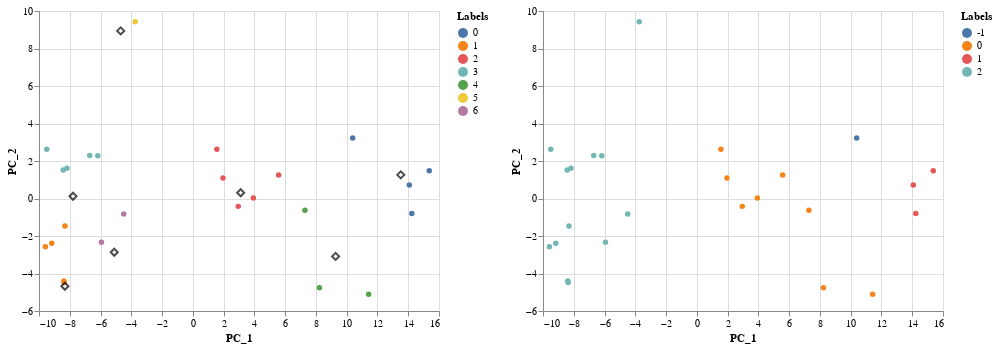

The notebook cell saved with this chart:
### Code cell
# Side by side comparison
alt.hconcat (k_means_chart, optics_chart).resolve_scale(color='independent')

### Figure 1 — Vega-Lite specification as saved in the notebook (floating-point values rounded to 4 significant figures)
{"config": {"view": {"continuousWidth": 400, "continuousHeight": 300}}, "hconcat": [{"layer": [{"data": {"name": "data-d22941b293555d81b4a50fd332a8106a"}, "mark": {"type": "circle", "opacity": 1}, "encoding": {"color": {"type": "nominal", "field": "Labels", "legend": {}}, "x": {"type": "quantitative", "field": "PC_1"}, "y": {"type": "quantitative", "field": "PC_2"}}}, {"data": {"name": "data-28dade3819bb1965756b166e362f3f72"}, "mark": {"type": "point", "color": "black", "opacity": 0.7, "shape": "diamond", "size": 50}, "encoding": {"x": {"type": "quantitative", "field": "PC_1"}, "y": {"type": "quantitative", "field": "PC_2"}}}]}, {"data": {"name": "data-f03851a739a73d90d5d40a330f13c553"}, "mark": {"type": "circle", "opacity": 1}, "encoding": {"color": {"type": "nominal", "field": "Labels", "legend": {}}, "x": {"type": "quantitative", "field": "PC_1"}, "y": {"type": "quantitative", "field": "PC_2"}}}], "resolve": {"scale": {"color": "independent"}}, "$schema": "https://vega.github.io/schema/vega-lite/v4.8.1.json", "datasets": {"data-d22941b293555d81b4a50fd332a8106a": [{"PC_1": 8.23, "PC_2": -4.758, "Labels": 4}, {"PC_1": -8.386, "PC_2": -4.399, "Labels": 1}, {"PC_1": 10.39, "PC_2": 3.223, "Labels": 0}, {"PC_1": -9.583, "PC_2": -2.577, "Labels": 1}, {"PC_1": -9.171, "PC_2": -2.384, "Labels": 1}, {"PC_1": -6.703, "PC_2": 2.288, "Labels": 3}, {"PC_1": 15.37, "PC_2": 1.479, "Labels": 0}, {"PC_1": 14.23, "PC_2": -0.7969, "Labels": 0}, {"PC_1": 3.933, "PC_2": 0.02152, "Labels": 2}, {"PC_1": 1.958, "PC_2": 1.087, "Labels": 2}, {"PC_1": 5.577, "PC_2": 1.255, "Labels": 2}, {"PC_1": 7.284, "PC_2": -0.6214, "Labels": 4}, {"PC_1": 1.563, "PC_2": 2.624, "Labels": 2}, {"PC_1": -8.179, "PC_2": 1.619, "Labels": 3}, {"PC_1": -8.427, "PC_2": 1.525, "Labels": 3}, {"PC_1": -4.495, "PC_2": -0.8285, "Labels": 6}, {"PC_1": -8.363, "PC_2": -4.485, "Labels": 1}, {"PC_1": -5.941, "PC_2": -2.333, "Labels": 6}, {"PC_1": -6.179, "PC_2": 2.285, "Labels": 3}, {"PC_1": 11.43, "PC_2": -5.112, "Labels": 4}, {"PC_1": 2.952, "PC_2": -0.4196, "Labels": 2}, {"PC_1": -8.314, "PC_2": -1.468, "Labels": 1}, {"PC_1": 14.07, "PC_2": 0.7241, "Labels": 0}, {"PC_1": -3.746, "PC_2": 9.422, "Labels": 5}, {"PC_1": -9.494, "PC_2": 2.63, "Labels": 3}], "data-28dade3819bb1965756b166e362f3f72": [{"PC_1": 13.52, "PC_2": 1.26}, {"PC_1": -8.315, "PC_2": -4.676}, {"PC_1": 3.109, "PC_2": 0.307}, {"PC_1": -7.79, "PC_2": 0.1216}, {"PC_1": 9.28, "PC_2": -3.087}, {"PC_1": -4.689, "PC_2": 8.94}, {"PC_1": -5.11, "PC_2": -2.865}], "data-f03851a739a73d90d5d40a330f13c553": [{"PC_1": 8.23, "PC_2": -4.758, "Labels": 0}, {"PC_1": -8.386, "PC_2": -4.399, "Labels": 2}, {"PC_1": 10.39, "PC_2": 3.223, "Labels": -1}, {"PC_1": -9.583, "PC_2": -2.577, "Labels": 2}, {"PC_1": -9.171, "PC_2": -2.384, "Labels": 2}, {"PC_1": -6.703, "PC_2": 2.288, "Labels": 2}, {"PC_1": 15.37, "PC_2": 1.479, "Labels": 1}, {"PC_1": 14.23, "PC_2": -0.7969, "Labels": 1}, {"PC_1": 3.933, "PC_2": 0.02152, "Labels": 0}, {"PC_1": 1.958, "PC_2": 1.087, "Labels": 0}, {"PC_1": 5.577, "PC_2": 1.255, "Labels": 0}, {"PC_1": 7.284, "PC_2": -0.6214, "Labels": 0}, {"PC_1": 1.563, "PC_2": 2.624, "Labels": 0}, {"PC_1": -8.179, "PC_2": 1.619, "Labels": 2}, {"PC_1": -8.427, "PC_2": 1.525, "Labels": 2}, {"PC_1": -4.495, "PC_2": -0.8285, "Labels": 2}, {"PC_1": -8.363, "PC_2": -4.485, "Labels": 2}, {"PC_1": -5.941, "PC_2": -2.333, "Labels": 2}, {"PC_1": -6.179, "PC_2": 2.285, "Labels": 2}, {"PC_1": 11.43, "PC_2": -5.112, "Labels": 0}, {"PC_1": 2.952, "PC_2": -0.4196, "Labels": 0}, {"PC_1": -8.314, "PC_2": -1.468, "Labels": 2}, {"PC_1": 14.07, "PC_2": 0.7241, "Labels": 1}, {"PC_1": -3.746, "PC_2": 9.422, "Labels": 2}, {"PC_1": -9.494, "PC_2": 2.63, "Labels": 2}]}}
